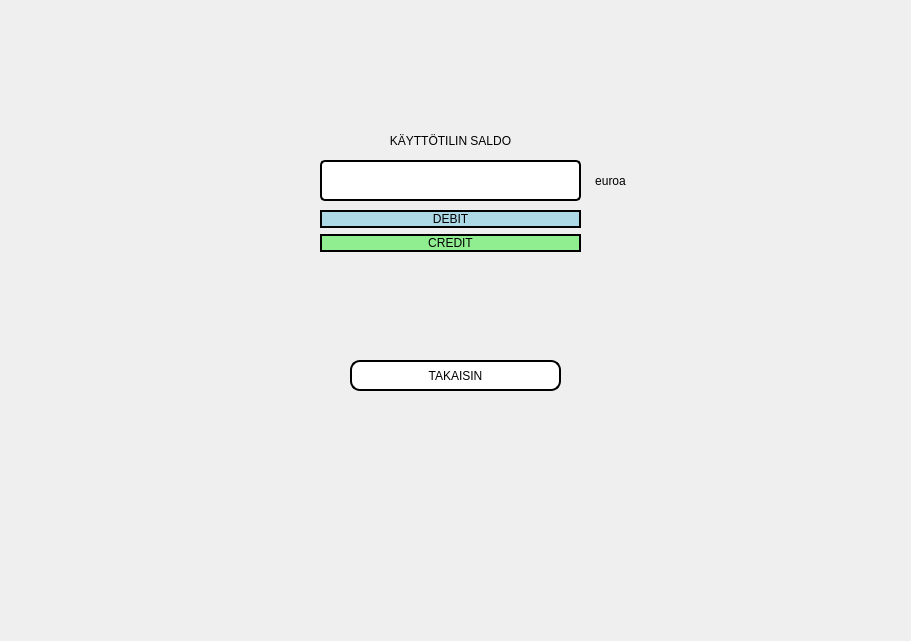
<?xml version="1.0" encoding="UTF-8"?>
<ui version="4.0">
 <class>SaldoPage</class>
 <widget class="QWidget" name="SaldoPage">
  <property name="geometry">
   <rect>
    <x>0</x>
    <y>0</y>
    <width>911</width>
    <height>641</height>
   </rect>
  </property>
  <property name="sizePolicy">
   <sizepolicy hsizetype="Ignored" vsizetype="Ignored">
    <horstretch>0</horstretch>
    <verstretch>0</verstretch>
   </sizepolicy>
  </property>
  <property name="windowTitle">
   <string>Form</string>
  </property>
  <property name="styleSheet">
   <string notr="true">QPushButton 
{
	
	font: 16pt &quot;Squada One&quot;;
    background-color: qlineargradient(x1: 0, y1: 0, x2: 0, y2: 1, stop: 0 white, stop: 1 grey);
	border-style: solid;
	border-color: black;
	border-width: 2px;
	border-radius: 10px;
}
QLabel 
{
	
	font: 16pt &quot;Squada One&quot;;
	border-style: solid;
	border-color: black;
	border-width: 2px;
	border-radius: 5px;
}

QLabel:focus
{
	border-color: red;
}</string>
  </property>
  <widget class="QLabel" name="label_7">
   <property name="geometry">
    <rect>
     <x>340</x>
     <y>120</y>
     <width>221</width>
     <height>41</height>
    </rect>
   </property>
   <property name="styleSheet">
    <string notr="true">border-color: none;</string>
   </property>
   <property name="text">
    <string>KÄYTTÖTILIN SALDO</string>
   </property>
   <property name="alignment">
    <set>Qt::AlignCenter</set>
   </property>
  </widget>
  <widget class="QPushButton" name="Btn_Takaisin">
   <property name="geometry">
    <rect>
     <x>350</x>
     <y>360</y>
     <width>211</width>
     <height>31</height>
    </rect>
   </property>
   <property name="styleSheet">
    <string notr="true">selection-color: rgb(0, 170, 255);
background-color: rgb(255, 255, 255);</string>
   </property>
   <property name="text">
    <string>TAKAISIN</string>
   </property>
  </widget>
  <widget class="QLabel" name="label_8">
   <property name="geometry">
    <rect>
     <x>580</x>
     <y>160</y>
     <width>61</width>
     <height>41</height>
    </rect>
   </property>
   <property name="styleSheet">
    <string notr="true">border-color: none;</string>
   </property>
   <property name="text">
    <string>euroa</string>
   </property>
   <property name="alignment">
    <set>Qt::AlignCenter</set>
   </property>
  </widget>
  <widget class="QLabel" name="Label_Saldo">
   <property name="geometry">
    <rect>
     <x>320</x>
     <y>160</y>
     <width>261</width>
     <height>41</height>
    </rect>
   </property>
   <property name="minimumSize">
    <size>
     <width>0</width>
     <height>0</height>
    </size>
   </property>
   <property name="maximumSize">
    <size>
     <width>280</width>
     <height>60</height>
    </size>
   </property>
   <property name="baseSize">
    <size>
     <width>280</width>
     <height>60</height>
    </size>
   </property>
   <property name="mouseTracking">
    <bool>false</bool>
   </property>
   <property name="focusPolicy">
    <enum>Qt::NoFocus</enum>
   </property>
   <property name="styleSheet">
    <string notr="true">background-color : white; 
color : gray;</string>
   </property>
   <property name="frameShape">
    <enum>QFrame::StyledPanel</enum>
   </property>
   <property name="frameShadow">
    <enum>QFrame::Sunken</enum>
   </property>
   <property name="text">
    <string/>
   </property>
   <property name="alignment">
    <set>Qt::AlignCenter</set>
   </property>
  </widget>
  <widget class="QWidget" name="verticalLayoutWidget">
   <property name="geometry">
    <rect>
     <x>320</x>
     <y>210</y>
     <width>261</width>
     <height>81</height>
    </rect>
   </property>
   <layout class="QVBoxLayout" name="verticalLayout">
    <item>
     <widget class="QPushButton" name="Btn_Debit">
      <property name="styleSheet">
       <string notr="true">selection-color: rgb(0, 170, 255);
background-color: lightblue;</string>
      </property>
      <property name="text">
       <string>DEBIT</string>
      </property>
     </widget>
    </item>
    <item>
     <widget class="QPushButton" name="Btn_Credit">
      <property name="styleSheet">
       <string notr="true">selection-color: rgb(0, 170, 255);
background-color: lightgreen;</string>
      </property>
      <property name="text">
       <string>CREDIT</string>
      </property>
     </widget>
    </item>
    <item>
     <spacer name="verticalSpacer_2">
      <property name="orientation">
       <enum>Qt::Vertical</enum>
      </property>
      <property name="sizeHint" stdset="0">
       <size>
        <width>20</width>
        <height>40</height>
       </size>
      </property>
     </spacer>
    </item>
   </layout>
  </widget>
 </widget>
 <resources/>
 <connections/>
</ui>
